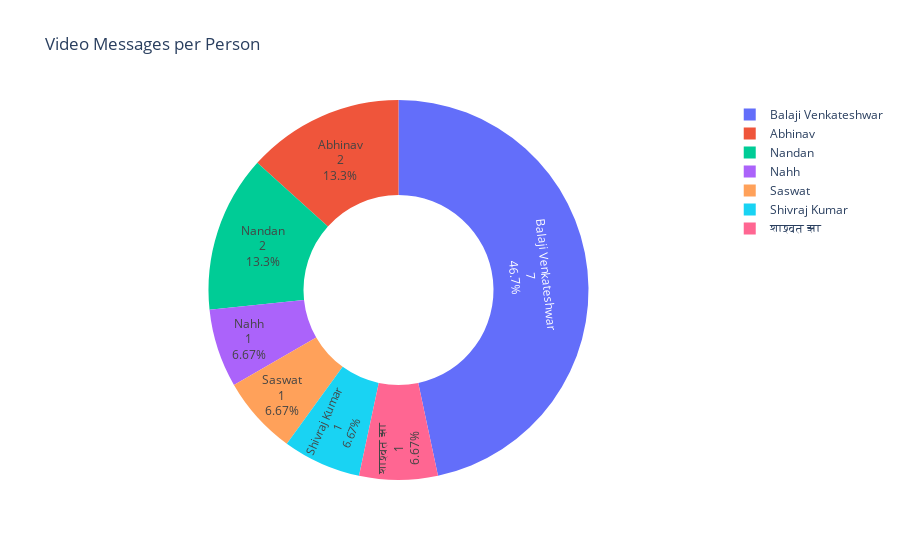

The notebook cell this image was saved under:
### Code cell
# Video Message per person

fig = px.pie(video_df, hole=.5, values=video_df['id'], names=video_df['from'], title='Video Messages per Person')
fig.update_traces(textposition="inside", textinfo='value+label+percent')
fig.show()

### Figure 1 — Plotly figure (JSON) as saved in the notebook; plotly's stock layout.template omitted (floating-point values rounded to 4 significant figures)
{"data": [{"domain": {"x": [0, 1], "y": [0, 1]}, "hole": 0.5, "hovertemplate": "from=%{label}<br>id=%{value}<extra></extra>", "labels": ["Balaji Venkateshwar", "Abhinav", "Nandan", "Nahh", "Saswat", "Shivraj Kumar", "शाश्वत झा"], "legendgroup": "", "name": "", "showlegend": true, "textinfo": "value+label+percent", "textposition": "inside", "type": "pie", "values": [7, 2, 2, 1, 1, 1, 1]}], "layout": {"legend": {"tracegroupgap": 0}, "title": {"text": "Video Messages per Person"}}}
